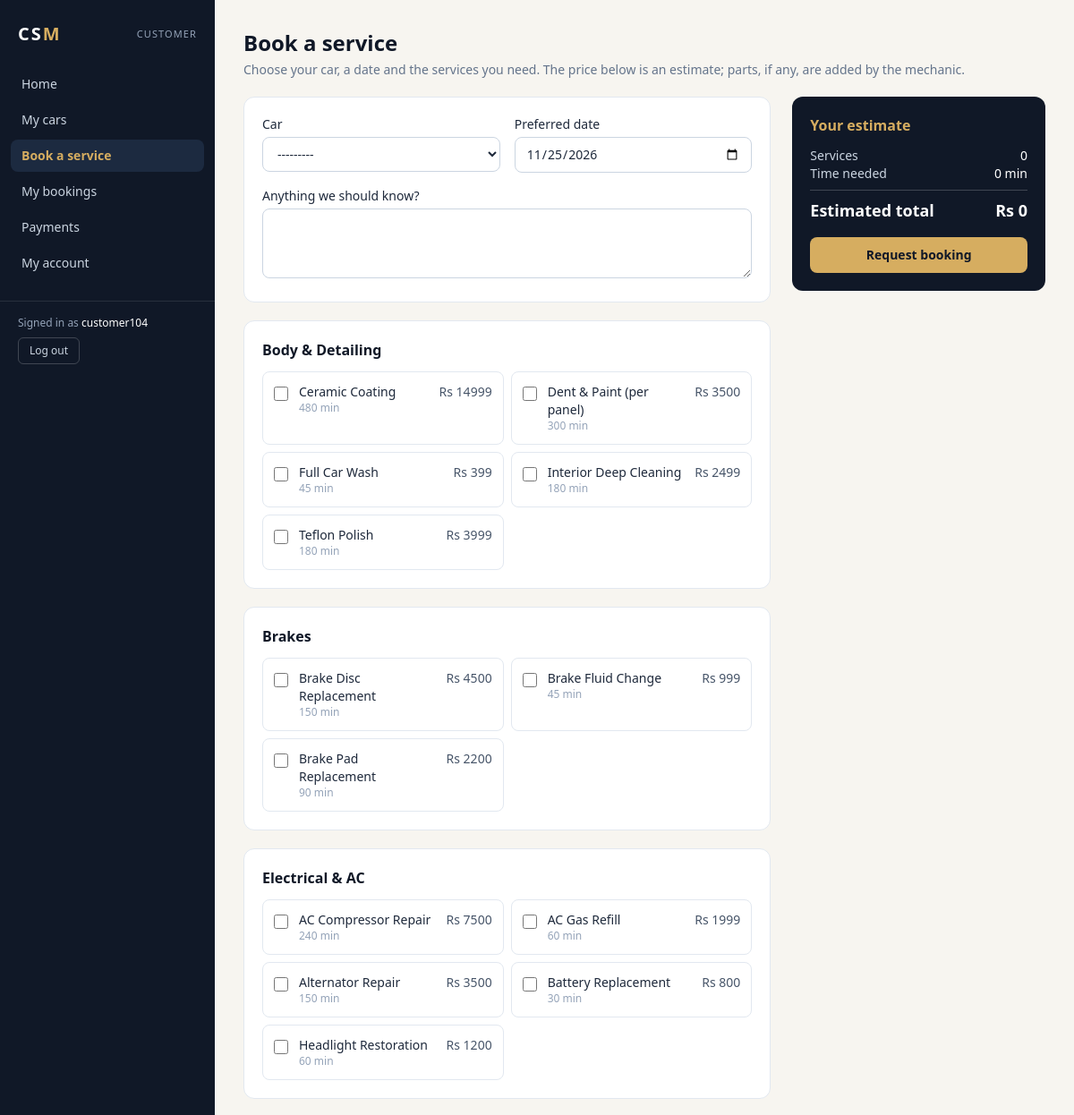
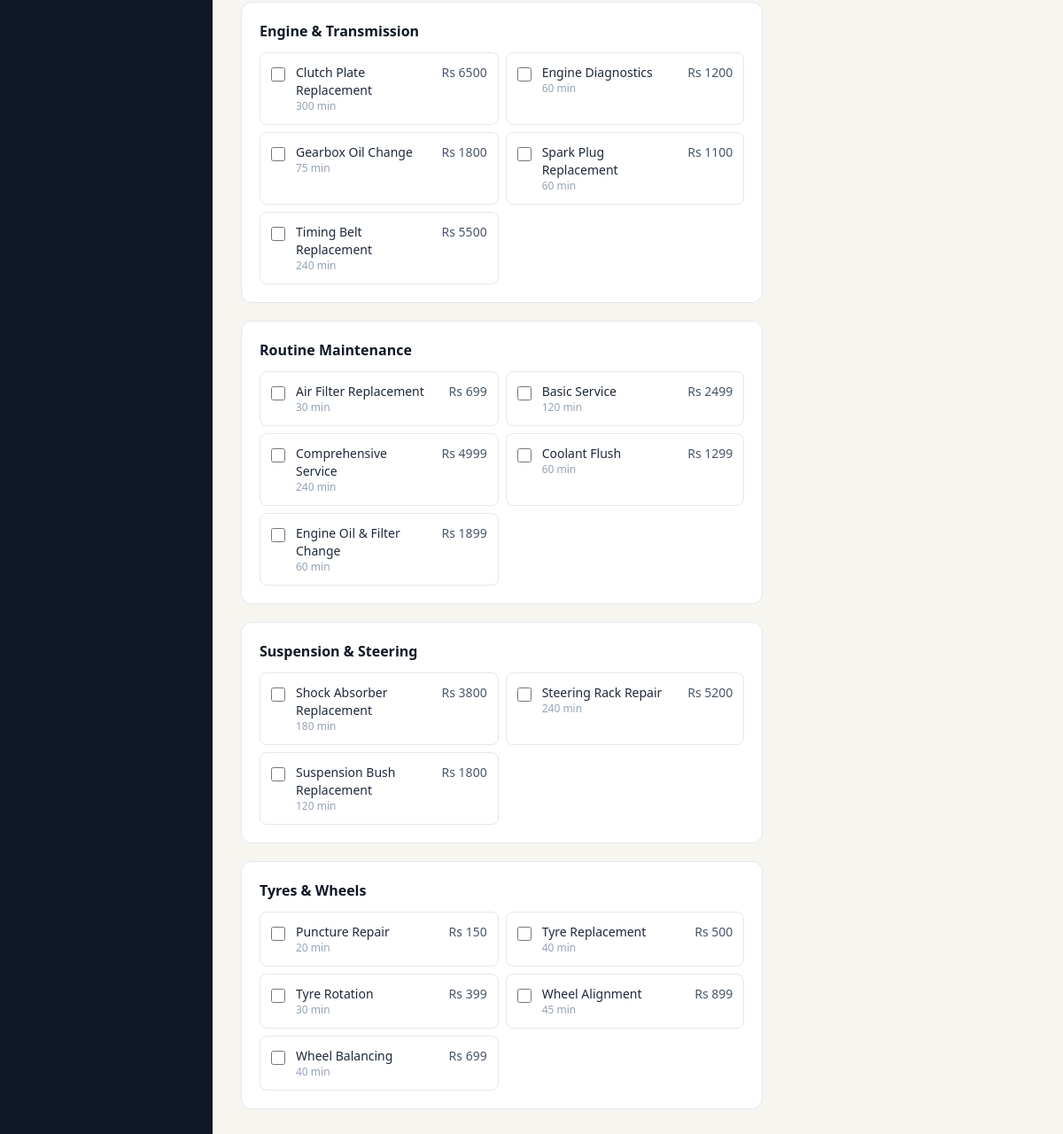
The app's page /portal/book/ (signed in) with its own data (2 pictures, top to bottom).
### services/models.py (models this page shows, shortened)
class Profile(models.Model):
    ROLE_CHOICES = [('admin', 'Admin / Owner'), ('staff', 'Staff / Receptionist'),
                    ('mechanic', 'Mechanic'), ('customer', 'Customer')]
    user = models.OneToOneField(settings.AUTH_USER_MODEL, on_delete=models.CASCADE, related_name='profile')
    role = models.CharField(max_length=10, choices=ROLE_CHOICES)
    customer = models.OneToOneField(Customer, on_delete=models.CASCADE, null=True, blank=True, related_name='profile')
    mechanic = models.OneToOneField(Mechanic, on_delete=models.CASCADE, null=True, blank=True, related_name='profile')
    class Meta:
        db_table = 'user_profile'
        constraints = [
            models.CheckConstraint(condition=~models.Q(role='customer') | models.Q(customer__isnull=False),
                                   name='profile_customer_needs_customer'),
            models.CheckConstraint(condition=~models.Q(role='mechanic') | models.Q(mechanic__isnull=False),
                                   name='profile_mechanic_needs_mechanic'),
        ]

class ServiceCategory(models.Model):
    name = models.CharField(max_length=60, unique=True)
    class Meta:
        db_table = 'service_category'
        verbose_name_plural = 'service categories'
        ordering = ['name']

class Service(models.Model):
    category = models.ForeignKey(ServiceCategory, on_delete=models.PROTECT, related_name='services')
    name = models.CharField(max_length=100, unique=True)
    description = models.TextField(blank=True)
    price = models.DecimalField(max_digits=10, decimal_places=2, validators=[MinValueValidator(0)])
    duration_minutes = models.PositiveIntegerField(default=60)
    is_active = models.BooleanField(default=True)
    class Meta:
        db_table = 'service'
        ordering = ['category__name', 'name']
        constraints = [models.CheckConstraint(condition=models.Q(price__gte=0), name='service_price_gte_0')]

### services/portal.py (the view, shortened to what this page needs)
# urls.py: path('portal/book/', pt.portal_book_new, name='portal_book_new'),
@role_required(*CUSTOMER)
def portal_book_new(request):
    cust = _customer(request)
    if not cust.cars.exists():
        messages.error(request, "Add your car first, then you can book a service.")
        return redirect('portal_car_add')
    form = forms.BookServiceForm(request.POST or None, customer=cust,
                                 initial={'car': request.GET.get('car'),
                                          'booking_date': timezone.localdate()})
    groups = [(c, [s for s in c.services.all() if s.is_active])
              for c in ServiceCategory.objects.prefetch_related('services').order_by('name')]
    return render(request, 'portal/book.html', {
        'form': form, 'groups': [g for g in groups if g[1]],
        'selected': request.POST.getlist('services') if request.method == 'POST' else []})

### services/forms.py (shortened to what this page needs)
class BookServiceForm(StyledPlainForm):
    car = forms.ModelChoiceField(queryset=Car.objects.none())
    booking_date = forms.DateField(widget=DateInput(), label='Preferred date')
    services = forms.ModelMultipleChoiceField(queryset=Service.objects.filter(is_active=True),
                                              widget=forms.CheckboxSelectMultiple,
                                              error_messages={'required': 'Pick at least one service.'})
    notes = forms.CharField(required=False, widget=forms.Textarea, label='Anything we should know?')
    def __init__(self, *args, customer=None, **kwargs):
        super().__init__(*args, **kwargs)
        self.fields['car'].queryset = Car.objects.filter(customer=customer)
        self.fields['car'].label_from_instance = lambda c: f"{c.registration_number} - {c.brand} {c.model}"

### services/access.py (called while the page is built)
def user_role(user):
    if not user.is_authenticated:
        return None
    if user.is_superuser:
        return 'admin'
    profile = getattr(user, 'profile', None)
    if profile is None:
        return None
    if profile.role == 'mechanic' and not profile.mechanic.is_active:
        return None                    # a former employee keeps the record but loses access
    return profile.role

def deny(request, roles):
    if not request.user.is_authenticated:
        return redirect_to_login(request.get_full_path())
    if user_role(request.user) in roles:
        return None
    messages.error(request, "You don't have access to that page.")
    return redirect('after_login')

def role_required(*roles):
    def decorator(view):
        @wraps(view)
        def wrapper(request, *args, **kwargs):
            return deny(request, roles) or view(request, *args, **kwargs)
        return wrapper
    return decorator

### services/context.py (called while the page is built)
def nav(request):
    role = user_role(request.user)
    return {"nav": NAVS.get(role, []), "role": role, "role_label": LABELS.get(role, ''),
            "home_url": HOME.get(role, 'home')}

### services/forms.py (called while the page is built)
def style_fields(form):
    for f in form.fields.values():
        cls = CHECK if isinstance(f.widget, forms.CheckboxInput) else INPUT
        f.widget.attrs['class'] = (f.widget.attrs.get('class', '') + ' ' + cls).strip()
        if isinstance(f.widget, forms.Textarea):
            f.widget.attrs['rows'] = 3

### services/portal.py (called while the page is built)
def _customer(request):
    return request.user.profile.customer

### services/templates/portal/book.html (shortened to what this page needs)
{% extends 'services/base.html' %}
{% block content %}
<h1 class="mb-1 text-2xl font-bold text-navy">Book a service</h1>
<p class="mb-5 text-sm text-slate-500">Choose your car, a date and the services you need. The price below is an estimate; parts, if any, are added by the mechanic.</p>
<form method="post" class="grid gap-6 lg:grid-cols-3">{% csrf_token %}
  <div class="space-y-5 lg:col-span-2">
    <div class="grid gap-4 rounded-xl border border-slate-200 bg-white p-5 sm:grid-cols-2">
      <div><label class="mb-1 block text-sm font-medium">Car</label>{{ form.car }}{% for e in form.car.errors %}<p class="mt-1 text-xs text-rose-600">{{ e }}</p>{% endfor %}</div>
      <div><label class="mb-1 block text-sm font-medium">Preferred date</label>{{ form.booking_date }}{% for e in form.booking_date.errors %}<p class="mt-1 text-xs text-rose-600">{{ e }}</p>{% endfor %}</div>
      <div class="sm:col-span-2"><label class="mb-1 block text-sm font-medium">Anything we should know?</label>{{ form.notes }}</div>
    </div>
    {% for cat, items in groups %}
    <div class="rounded-xl border border-slate-200 bg-white p-5">
      <h2 class="mb-3 font-semibold text-navy">{{ cat.name }}</h2>
      <div class="grid gap-2 sm:grid-cols-2">
        {% for s in items %}
        <label class="flex cursor-pointer items-start gap-3 rounded-lg border border-slate-200 p-3 text-sm hover:border-gold">
          <input type="checkbox" name="services" value="{{ s.pk }}" data-price="{{ s.price|floatformat:0 }}" data-mins="{{ s.duration_minutes }}" class="svc mt-1 h-4 w-4"{% if s.pk|stringformat:'s' in selected %} checked{% endif %}>
          <span class="flex-1"><span class="block font-medium">{{ s.name }}</span><span class="block text-xs text-slate-400">{{ s.duration_minutes }} min</span></span>
          <span class="shrink-0 text-slate-600">Rs {{ s.price|floatformat:0 }}</span>
        </label>{% endfor %}
      </div>
    </div>{% endfor %}
  </div>
  <aside><div class="sticky top-4 rounded-xl bg-navy p-5 text-white">
    <h2 class="mb-3 font-semibold text-gold">Your estimate</h2>
    <div class="flex justify-between text-sm"><span class="text-slate-300">Services</span><span id="count">0</span></div>
    <div class="flex justify-between text-sm"><span class="text-slate-300">Time needed</span><span id="mins">0 min</span></div>
    <div class="mt-2 flex justify-between border-t border-white/20 pt-2 text-lg font-semibold"><span>Estimated total</span><span id="total">Rs 0</span></div>
    <button class="mt-4 w-full rounded-lg bg-gold py-2.5 text-sm font-semibold text-navy hover:opacity-90">Request booking</button>
  </div></aside>
</form>
{% endblock %}

### services/templates/services/base.html (shortened to what this page needs)
{% load csm_extras %}<!DOCTYPE html>
<html lang="en">
<head>
  <script src="https://cdn.tailwindcss.com"></script>
</head>
<body class="bg-cream text-slate-800 antialiased">
{% with name=request.resolver_match.url_name|default:'' %}
<div class="min-h-screen lg:flex">
  <aside class="bg-navy text-slate-300 lg:w-60 lg:min-h-screen lg:shrink-0">
    <div class="flex items-center justify-between px-5 py-4 lg:py-6">
      <a href="{% url home_url %}" class="text-xl font-extrabold tracking-widest text-white">CS<span class="text-gold">M</span></a>
      <span class="text-[11px] uppercase tracking-widest text-slate-400">{{ role_label }}</span>
    </div>
    <nav class="flex gap-1 overflow-x-auto px-3 pb-3 text-sm lg:flex-col lg:overflow-visible lg:pb-0">
      {% for label, url, key in nav %}
        <a href="{% url url %}"
           class="whitespace-nowrap rounded-lg px-3 py-2 hover:bg-navy-light hover:text-gold
                  {% if key in name %}bg-navy-light text-gold font-semibold{% endif %}">{{ label }}</a>
      {% endfor %}
    </nav>
    <div class="flex items-center justify-between gap-3 border-t border-white/10 px-5 py-3 text-xs lg:mt-6 lg:block lg:py-4">
      <div class="text-slate-400 lg:mb-2">Signed in as <span class="text-white">{{ request.user.username }}</span></div>
      <form method="post" action="{% url 'logout' %}">{% csrf_token %}
        <button class="rounded-md border border-white/20 px-3 py-1.5 hover:border-gold hover:text-gold">Log out</button>
      </form>
    </div>
  </aside>
  <main class="min-w-0 flex-1 px-4 py-6 sm:px-8 lg:py-8">
    {% block content %}{% endblock %}
  </main>
</div>
{% endwith %}
</body>
</html>

### records on screen
Profile: role "CUSTOMER"
ServiceCategory: name "Body & Detailing"
Service: name "Ceramic Coating", duration_minutes "480", price "14999"
Service: name "Dent & Paint (per panel)", duration_minutes "300", price "3500"
Service: name "Full Car Wash", duration_minutes "45", price "399"
Service: name "Interior Deep Cleaning", duration_minutes "180", price "2499"
Service: name "Teflon Polish", duration_minutes "180", price "3999"
ServiceCategory: name "Brakes"
Service: name "Brake Disc Replacement", duration_minutes "150", price "4500"
Service: name "Brake Fluid Change", duration_minutes "45", price "999"
Service: name "Brake Pad Replacement", duration_minutes "90", price "2200"
ServiceCategory: name "Electrical & AC"
Service: name "AC Compressor Repair", duration_minutes "240", price "7500"
Service: name "AC Gas Refill", duration_minutes "60", price "1999"
Service: name "Alternator Repair", duration_minutes "150", price "3500"
Service: name "Battery Replacement", duration_minutes "30", price "800"
Service: name "Headlight Restoration", duration_minutes "60", price "1200"
ServiceCategory: name "Engine & Transmission"
Service: name "Clutch Plate Replacement", duration_minutes "300", price "6500"
Service: name "Engine Diagnostics", duration_minutes "60", price "1200"
Service: name "Gearbox Oil Change", duration_minutes "75", price "1800"
Service: name "Spark Plug Replacement", duration_minutes "60", price "1100"
Service: name "Timing Belt Replacement", duration_minutes "240", price "5500"
ServiceCategory: name "Routine Maintenance"
Service: name "Air Filter Replacement", duration_minutes "30", price "699"
Service: name "Basic Service", duration_minutes "120", price "2499"
Service: name "Comprehensive Service", duration_minutes "240", price "4999"
Service: name "Coolant Flush", duration_minutes "60", price "1299"
Service: name "Engine Oil & Filter Change", duration_minutes "60", price "1899"
ServiceCategory: name "Suspension & Steering"
Service: name "Shock Absorber Replacement", duration_minutes "180", price "3800"
Service: name "Steering Rack Repair", duration_minutes "240", price "5200"
Service: name "Suspension Bush Replacement", duration_minutes "120", price "1800"
ServiceCategory: name "Tyres & Wheels"
Service: name "Puncture Repair", duration_minutes "20", price "150"
Service: name "Tyre Replacement", duration_minutes "40", price "500"
Service: name "Tyre Rotation", duration_minutes "30", price "399"
Service: name "Wheel Alignment", duration_minutes "45", price "899"
Service: name "Wheel Balancing", duration_minutes "40", price "699"

### other values on screen
{{ label }} "Home" "My cars" "Book a service" "My bookings" "Payments" "My account"
{{ request.user.username }} "customer104"
